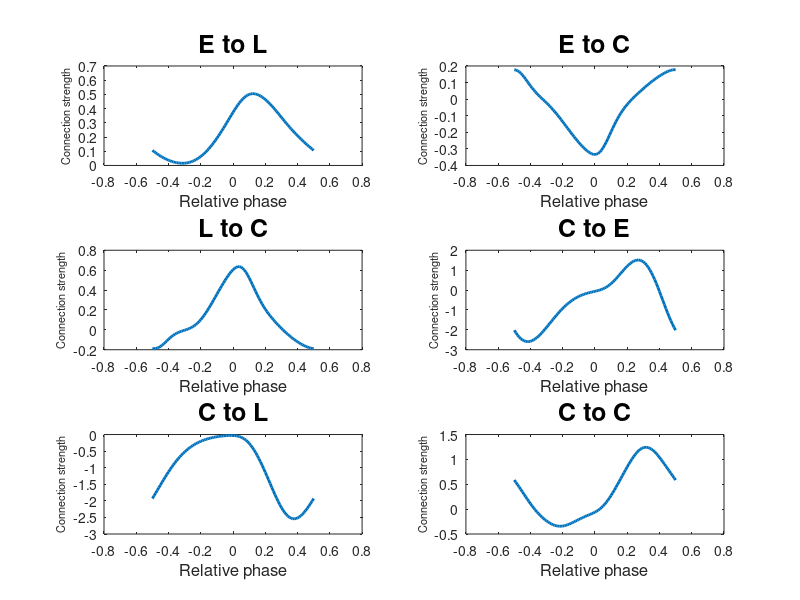
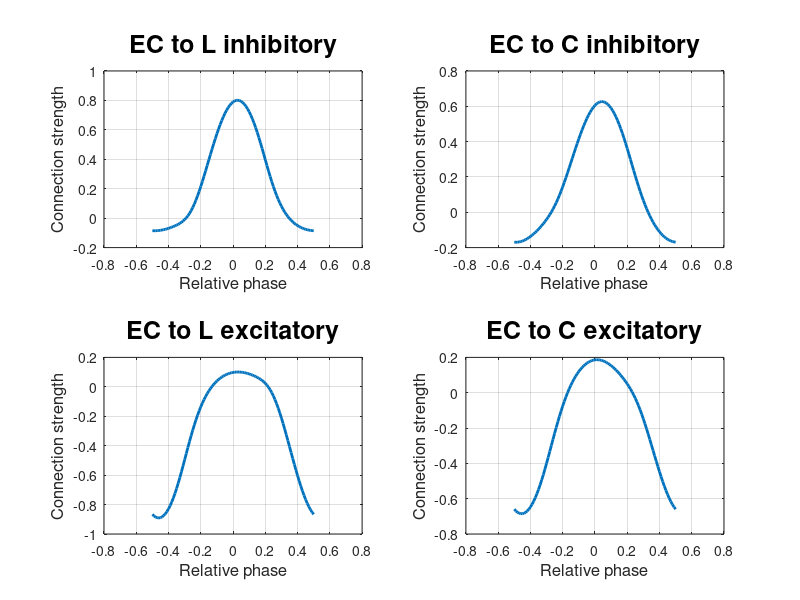

Recreate these plots in MATLAB, in order.
% Hprc
% This function takes as input the phase shifts resulting from perturbing
% the voltages of each cell in an oscillator, at each phase. It produces
% functions representing the strength of intersegmental ascending and
% descending connections of varying lengths. For instance, for a chain of 3
% oscillators, the output Hprc (describing ascending connections)
% would consist of two rows - the first would represent ascending 
% connections of length 1, and the second would represent ascending 
% connections fo length 2.
% The descending connections are formatted similarly as H_desc.

load prc_121212.mat;

phi = -0.5:0.01:0.5;
n_phi = length(phi);
n_phi2 = (n_phi + 1)/2;

intra = pars.intra;
intra(:,3) = 2 * intra(:,3); % Double the connection strengths because there are two of each type.

s = pars.s;

n_cell = 6 * pars.n;
pars.n = 3;               % use a chain of 3 neural oscillators
vS = [pars.vS; pars.vS];  %synaptic reversal potentials (1 or -1)

N = size(intra,1);

x = x';  % voltage of each cell during last oscillation
P = P'; %matrix of phase shifts (PRCs)
x = x(:,1:100);

%%%%%%%%%%%%%%%%%%%%%%%%%%%%%%%%%%%%%%%%%%%%%%%%%%%%%%%%%%%%%%%%%%%%%%%%%%%%%
% Determine the H function for ascending connections. 
% Each row of asc has the form (from, to, strength).
H_inter = zeros(n_phi,N);
connLength = 1;

for connNum = 1:N
    fromCell = intra(connNum,1); % these are like i,j,g in neural model
    toCell = intra(connNum,2);
    strength = intra(connNum,3);
    for delphi = 0:n_phi-1                  % number of phases n_phi
        points = zeros(n_phi-1,1);
        for fromIndex = 1:n_phi-1             % the sender
            toIndex = mod(fromIndex - delphi - 1, n_phi-1) + 1;
            sender = x(1:6, fromIndex);   %voltage of each of six cells in the sender oscillator
            receiver = x(1:6, toIndex);   %voltage of cells for receiving oscillator
            
            hval = s * log(1 + exp(sender(fromCell,1) / s));        %smooth h function
            %hval = max(sender(fromCell,1), 0);                    
            vSval = vS(fromCell, 1);
            change = strength * hval * (vSval - receiver(toCell, 1));  %strength of connection*smoothing function* driving force (difference between reveral potential and cell voltage)
            %this is the connection between the two cells in the neural model                                                        
            points(toIndex, 1) = P(toCell,toIndex) * change;
        end
        %H_inter(delphi + 1, connNum) = (1 / (n_phi - 1)) * (1/2) * dot(points, [1; repmat(2, n_phi - 2, 1); 1]);
        H_inter(delphi + 1, connNum) = mean(points);
        % We use the trapezoidal approximation of the integral. The line above
        % averages the effects of a specific intersegmental connection
        % for a specific phase shift delphi, over all phases.
    end
end
H_inter = [H_inter(n_phi2:end,:); H_inter(2:n_phi2,:)]; %rearrange so phases go from -0.5 to 0.5
%H_inter = H_inter * T;       % Why T?

titleList = ['E to L'; 'E to C';
             'L to C'; 'C to E';
             'C to L'; 'C to C'];

phi1 = -0.5:0.01:0.5;

figure(1)
for i = 1 : 3,
  for j = 1 : 2,
    k = 2*(i - 1) + j;
    subplot(3,2,k);
    plot(phi1, H_inter(:,k), '-', 'LineWidth', 2);
    title(titleList((i-1)*2 + j,:), 'FontSize', 18);
    xlabel('Relative phase', 'FontSize', 12);
    ylabel('Connection strength', 'FontSize', 8);
  end
end


%%%%%%%%%%%%%%%%%%%%%%%%%%%%%%%%%%%%%%%%%%%%%%%%%%%%%%%%%%%%%%%%%%%%%%%%%%%%%
% Determine the H function for forcing.
H_forcing = zeros(n_phi, 4);
fraction = 1;
alpha_fil =15 * fraction;
alpha_fic =15 * fraction;
alpha_fel =15 * fraction;
alpha_fec =15 * fraction;
alpha_f = [alpha_fil, alpha_fic, alpha_fel, alpha_fec];
pars.alpha_f = 2 * alpha_f;     % double the connection strength because there are two of each type of connection.
%pars.g_ratio = 20;
% The edge cell connection excites the same sided cells (so Vsyn_ec =
% 1 for thes cells) and inhibits the opposite sided cells (so Vsyn_ec = -1);
Vsyn_ec = [-1, -1,  1,  1];
jIndices = [5, 6, 2, 3];

% init is the forcing phase associated with the oscillator phase = 0.
init = 0;
forcerPhase = init: (2*pi/100): init + 2*pi;
for j = 1:4
    for delphi = 0:n_phi-1 
        points = zeros(n_phi-1,1);
        for fromIndex = 1:n_phi-1
            toIndex = mod(fromIndex - delphi - 1, n_phi - 1) + 1;
            G = alpha_f(1, j); % double the connection strength because there are two of each type of connection.
            v_ec = (-1)^ ceil((j) / 2) * sin(forcerPhase(fromIndex));
            Vsyn = Vsyn_ec(1,j);
            vij = x(jIndices(j), toIndex);
            change = G * (s * log(1 + exp(v_ec / s))) * (Vsyn - vij);       %smooth h
            points(toIndex, 1) = P(toCell,toIndex) * change;
        end
        %H_forcing(delphi + 1, j) = (1 / (n_phi - 1)) * (1/2) * dot(points, [1; repmat(2, n_phi - 2, 1); 1]);
        H_forcing(delphi + 1, j) = mean(points);
    end
end

H_forcing = [H_forcing(n_phi2:end,:); H_forcing(2:n_phi2,:)];
%H_forcing = H_forcing * T;

titleList = ['EC to L inhibitory'; 'EC to C inhibitory';
             'EC to L excitatory'; 'EC to C excitatory'];
figure(2);
for i = 1 : 2,
  for j = 1 : 2,
    k = 2*(i - 1) + j;
    subplot(2,2,k);
    plot(phi1, H_forcing(:,k), '-', 'LineWidth', 2);
    grid on;
    title(titleList(2*(i-1) + j, :), 'FontSize', 18);
    xlabel('Relative phase', 'FontSize', 12);
    ylabel('Connection strength', 'FontSize', 12);
  end
end

H = [H_inter, H_forcing];

%Our H_forcing_final???
H_forcing_final=2*sum(H_forcing,2);

save('H_prc_11314.mat', 'H', 'H_inter', 'H_forcing', 'pars', 'P', 'phi', 'n_phi', 'x', 'H_forcing_final');

